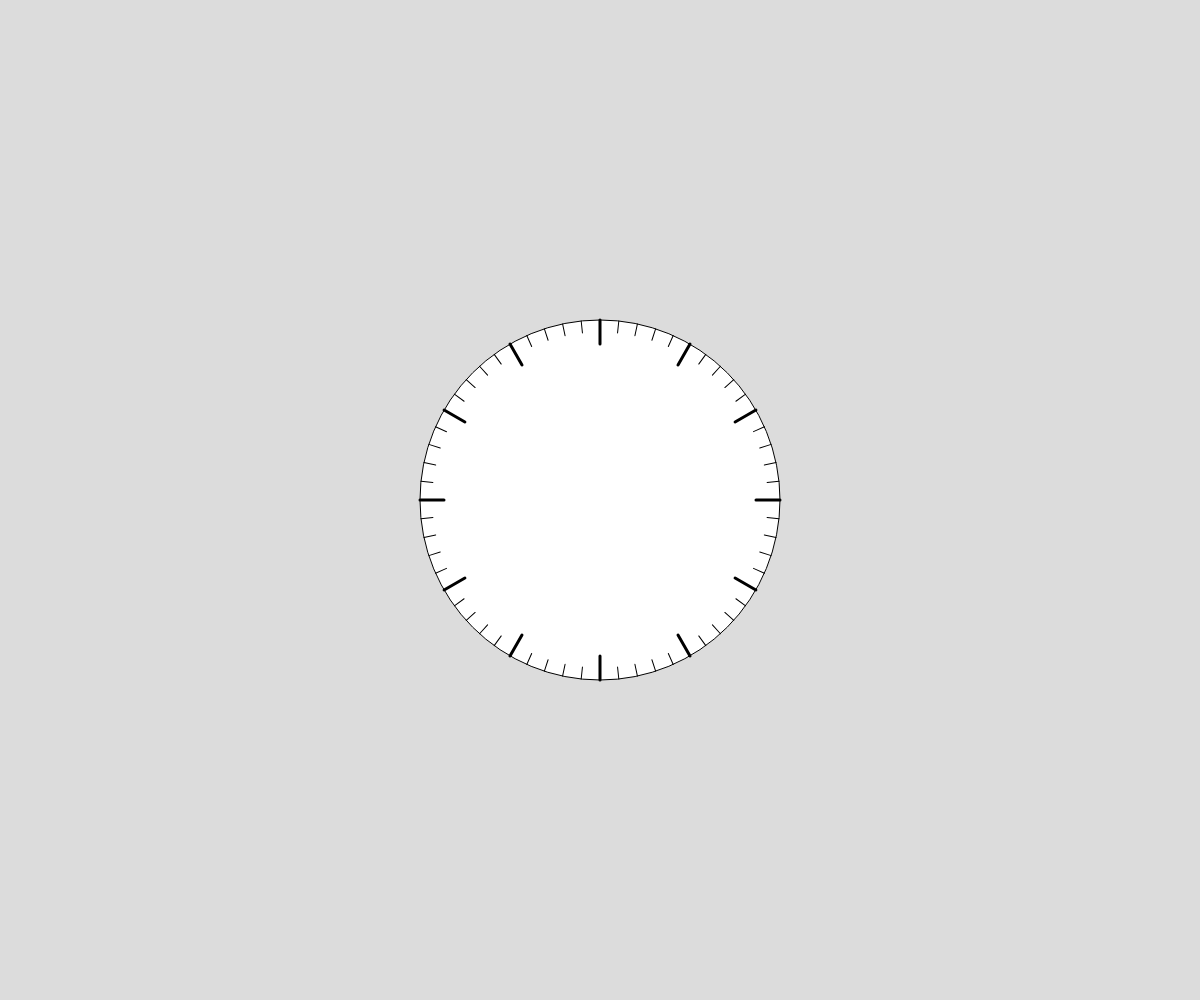
Frame 1 (no input)
Frame 60 (no input): identical to frame 1, image omitted
Frame 120 (the mouse pressed at the canvas centre since frame 60): identical to frame 1, image omitted

The p5.js sketch that drew this single still picture (run headless with seeded random() and noise() and a simulated clock; from frame 60 on, the mouse is pressed at the canvas centre):

// p5.js sketch
// ── sketch.js
// Project Title
// Your Name
// Date
//
// Extra for Experts:
// - describe what you did to take this project "above and beyond"


function setup() {
  createCanvas(windowWidth, windowHeight);
}

function draw() {
  background(220);
  push();
  translate(width/2, height/2);
  ellipseMode(CENTER);
  ellipse(0,0,width*0.3, width*0.3);
  
  for(let i = 0; i < 60; i++){
    if(i%5 === 0){
      strokeWeight(3);
      line(width *0.15,0,width*0.13,0);
    }
    else{
      strokeWeight(1);
      line(width *0.15,0,width*0.14,0);
    }
    rotate(radians(6));
  }
  pop();
}
